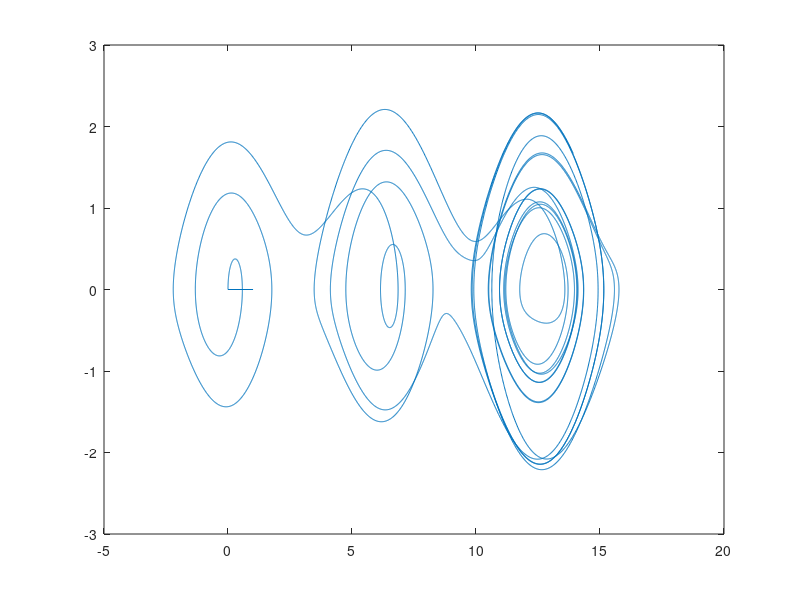
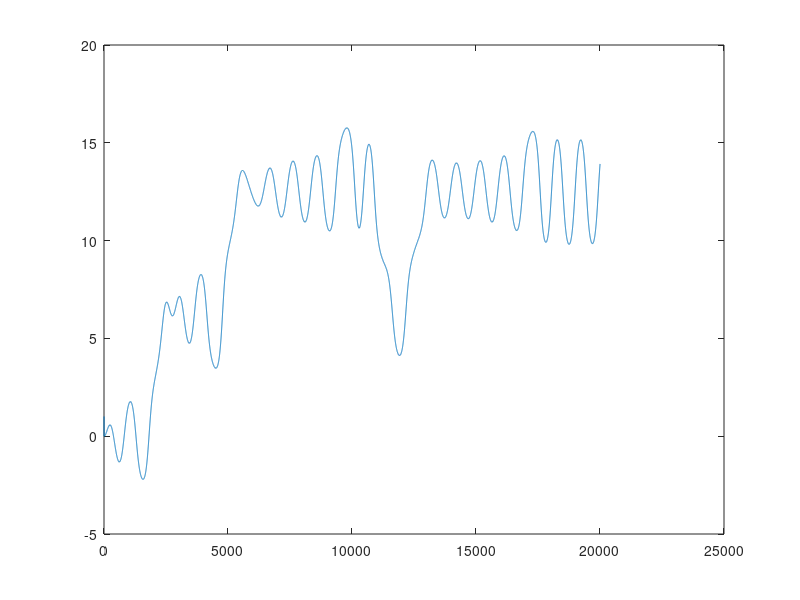

MATLAB code for these plots, in order:
clear
w0=1;
alpha=0.2;
f=0.52;
w=0.666;
dt=0.01;

N=20000;
y=zeros(1,N+1);
A=zeros(1,N+1);
y(1)=1.01;
A(1)=0;
for i=2:N+1
        y(i+1)=y(i)+dt*A(i);
        A(i+1)=A(i)+dt*(-(w0^2)*sin(y(i))-alpha*A(i)+f*cos(w*i*dt));
end
figure
plot(y,A)
n=1:20002;
figure
plot(n,y)